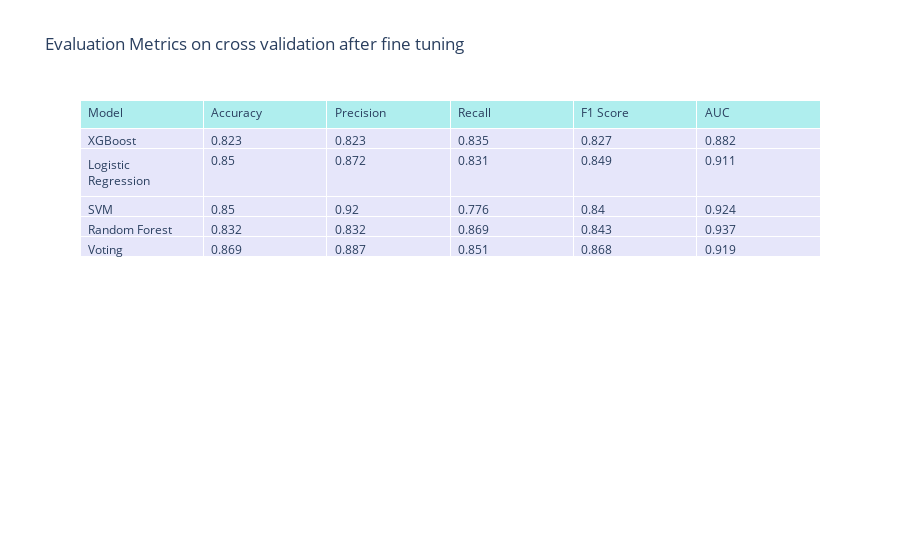

Notebook cell for this chart:
### Markdown cell above
### cross validation

### Code cell
metrics_cross_tuned_rf = get_crossvalidation_metrics(classifiers_tuned_rf, X_train, y_train)
plot_metrics_table(metrics_cross_tuned_rf, title="Evaluation Metrics on cross validation after fine tuning")

### Figure 1 — Plotly figure (JSON) as saved in the notebook; plotly's stock layout.template omitted (floating-point values rounded to 4 significant figures)
{"data": [{"cells": {"align": "left", "fill": {"color": "lavender"}, "values": [["XGBoost", "Logistic Regression", "SVM", "Random Forest", "Voting"], [0.823, 0.85, 0.85, 0.832, 0.869], [0.823, 0.872, 0.92, 0.832, 0.887], [0.835, 0.831, 0.776, 0.869, 0.851], [0.827, 0.849, 0.84, 0.843, 0.868], [0.882, 0.911, 0.924, 0.937, 0.919]]}, "header": {"align": "left", "fill": {"color": "paleturquoise"}, "values": ["Model", "Accuracy", "Precision", "Recall", "F1 Score", "AUC"]}, "type": "table"}], "layout": {"title": {"text": "Evaluation Metrics on cross validation after fine tuning"}}}
